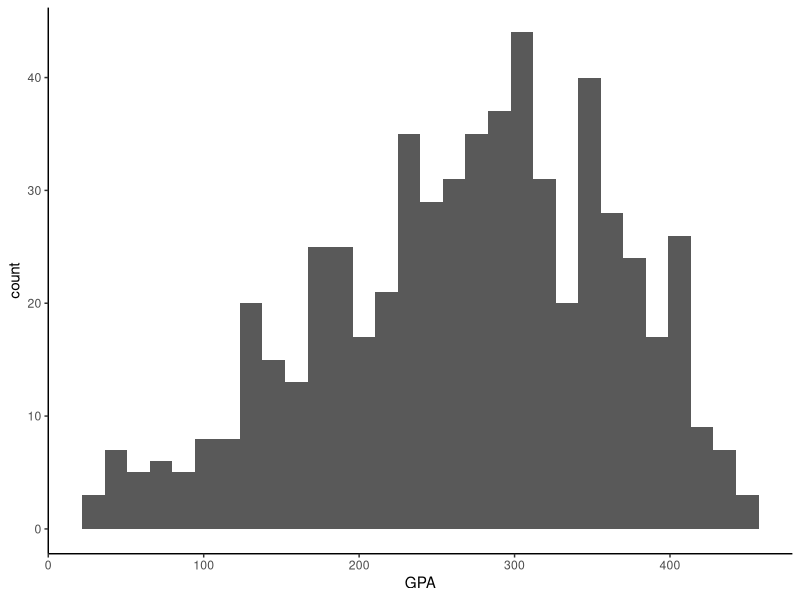
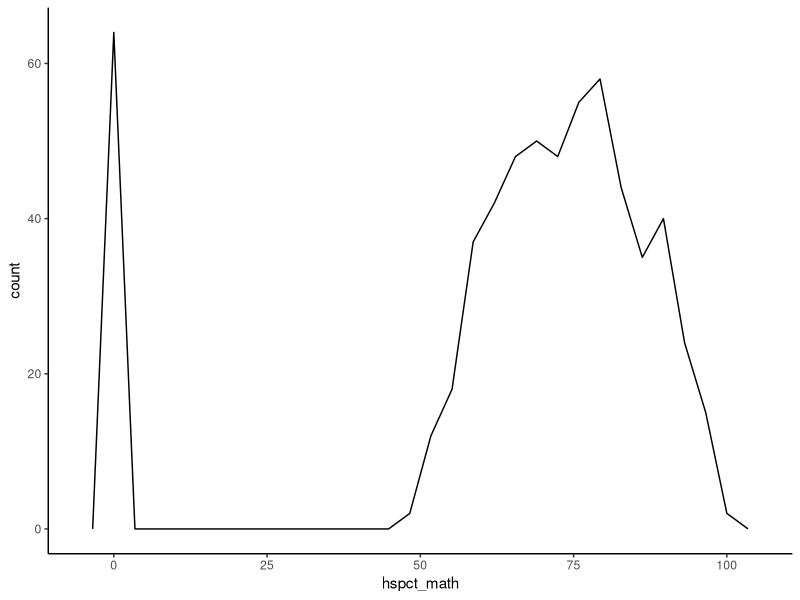
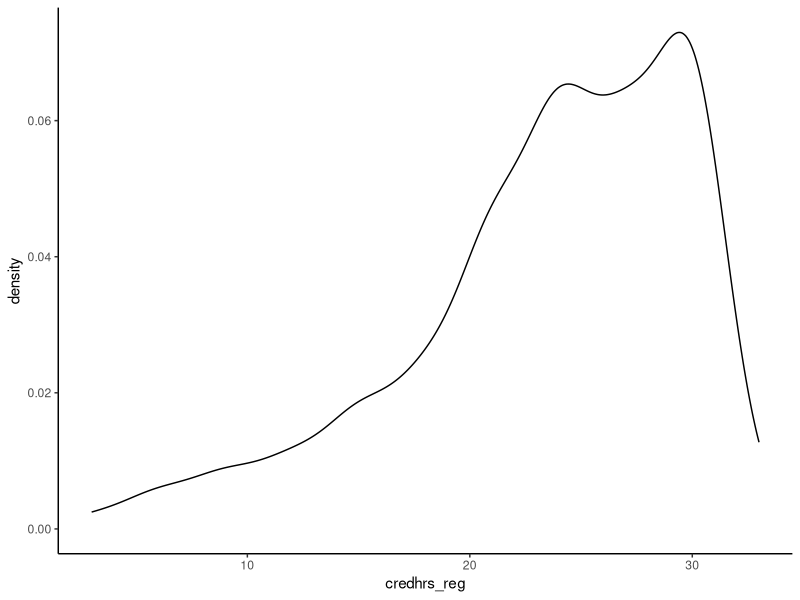
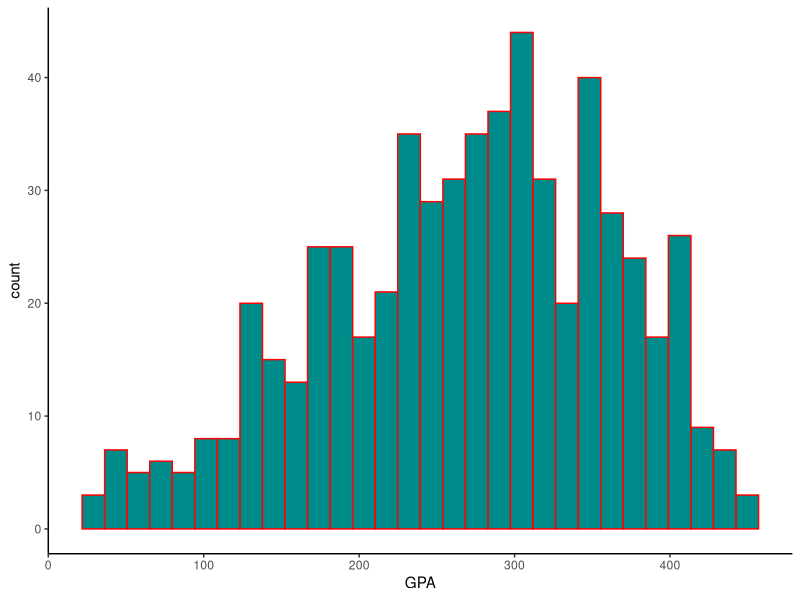
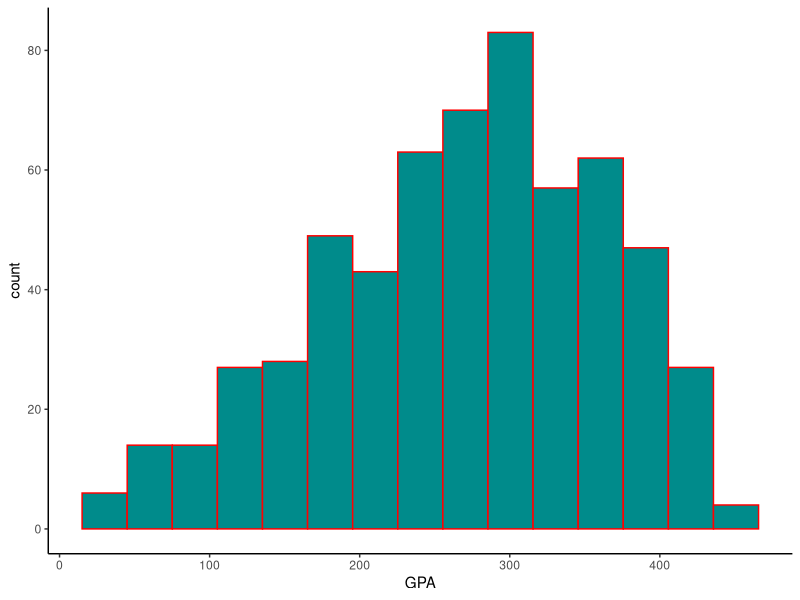
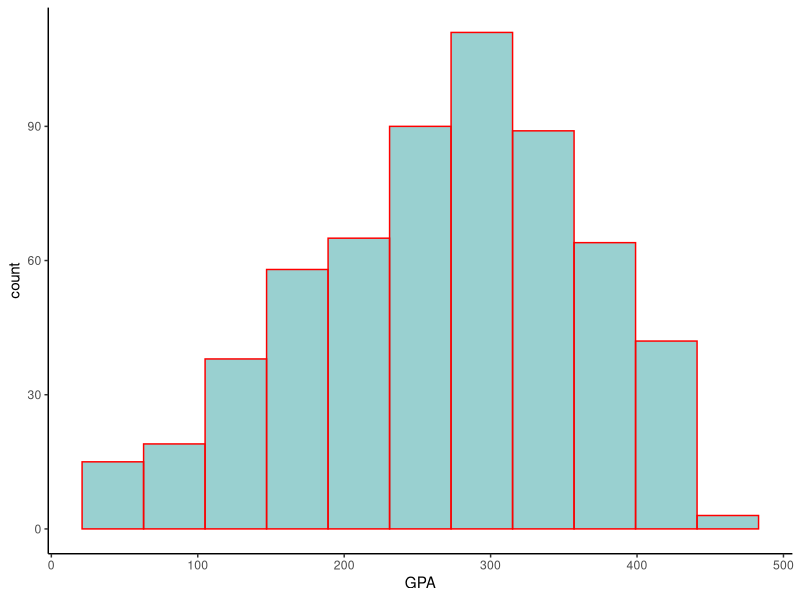
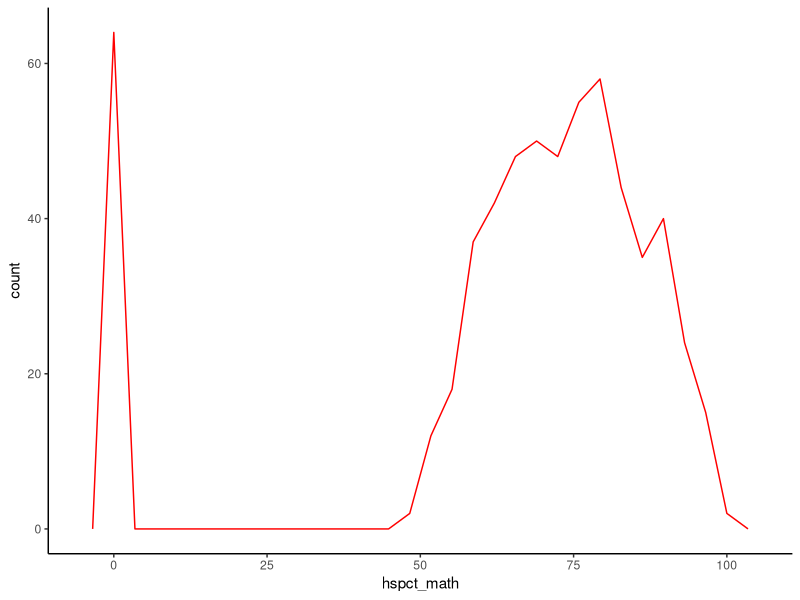
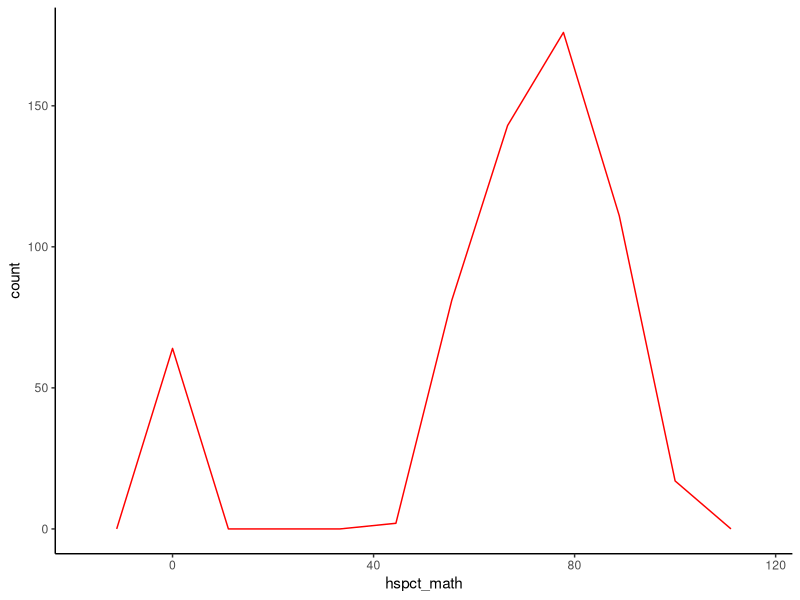

R code for these plots, in order:
## ---- chunk 1
setwd("C:/Users/mdsaifur.rahman.1/Desktop/Spring 2021/EFR 535/Code R")

## ---- chunk 2
library(ggplot2)
library(tidyverse)
library(ggridges)
## ---- chunk 3
theme_set(theme_classic())
## ---- chunk 4
library(readxl)
Data <- read_excel("Student Performance 04.xlsx", 
    na = "NA")
View(Data)
attach(Data)
## ---- chunk 5
# Histogram for the continuous variable "GPA" 
ggplot(Data, aes(GPA))+geom_histogram()

# Frequency Polygon for the continuous variable "hspct_math" (high school percent math!)
ggplot(Data, aes(hspct_math))+geom_freqpoly()

# Density plot for the continuous variable "credhrs_reg" (total registered credit hours!)
ggplot(Data, aes(credhrs_reg))+geom_density()
## ---- chunk 6
# Histogram for the continuous variable "GPA" 
# Add color and fill attributes to make this histogram more attractive
ggplot(Data, aes(GPA))+geom_histogram(color="red", fill="cyan4")
# Add "bins" attribute 
ggplot(Data, aes(GPA))+geom_histogram(color="red", fill="cyan4", bins=15)
# Set binwidth=42 to reduce number of bins. Using alpha to control transparency
ggplot(Data, aes(GPA))+geom_histogram(color="red", fill="cyan4", binwidth=42, alpha=0.4)
## ---- chunk 7

# Frequency Polygon for the continuous variable "hspct_math" (high school percent math!)
# Add red color in line.
ggplot(Data, aes(hspct_math))+geom_freqpoly(color="red")
# Add bins number to make this line smoother
ggplot(Data, aes(hspct_math))+geom_freqpoly(color="red", bins=10)
# Add binwidth=42 to reduce the number of bins
ggplot(Data, aes(hspct_math))+geom_freqpoly(color="red", binwidth=42)

## ---- chunk 8

# Density plot for the continuous variable "credhrs_reg" (total registered credit hours!)
# add outline color, fill color and transparency
ggplot(Data, aes(credhrs_reg))+geom_density(color="red", fill="cyan4", alpha=0.5)
# Adjust the shape
ggplot(Data, aes(credhrs_reg))+geom_density(adjust= 2,color="red", fill="cyan4", alpha=0.5)
# Use cosine kernel only to check what this look like!
ggplot(Data, aes(credhrs_reg))+geom_density(kernel= "cosine",color="red", fill="cyan4", alpha=0.5)
## ---- chunk 9
# Density plots
# x axis is continuous variable and y axis (fill) is categorical variable. First, convert the gender(gender1_F1M2) variable from numeric to factor. 
Data$gender1_F1M2 <- as.factor(Data$gender1_F1M2)
# Use geom_density()
ggplot(Data, aes(GPA, fill=gender1_F1M2))+ geom_density()

# Use geom_density_ridges()
ggplot(Data, aes(GPA,gender1_F1M2))+ geom_density_ridges()

# Boxplot 
ggplot(Data, aes(GPA,gender1_F1M2))+ geom_boxplot()

# Violin plots
ggplot(Data, aes(GPA,gender1_F1M2))+ geom_violin()

## ---- chunk 10
# Add outline color, fill color and transparency. Adjust=1, make some adjustment in the plot. I am considering "NA" i.e missing gender because that's also a large group in this excel file!!
ggplot(Data, aes(GPA, fill=gender1_F1M2, color=gender1_F1M2))+ geom_density(adjust=1, alpha=0.3)

# geom_density_ridges()
ggplot(Data, aes(GPA,gender1_F1M2,fill=gender1_F1M2, alpha=0.8))+ geom_density_ridges()
## ---- chunk 11
# Add outline color in each box 
ggplot(Data, aes(gender1_F1M2, GPA,color=gender1_F1M2))+ geom_boxplot()

## ---- chunk 12
# Add outline color and fill color to increase the appealing
ggplot(Data, aes(gender1_F1M2,GPA, fill=gender1_F1M2))+ geom_violin(color="green")

